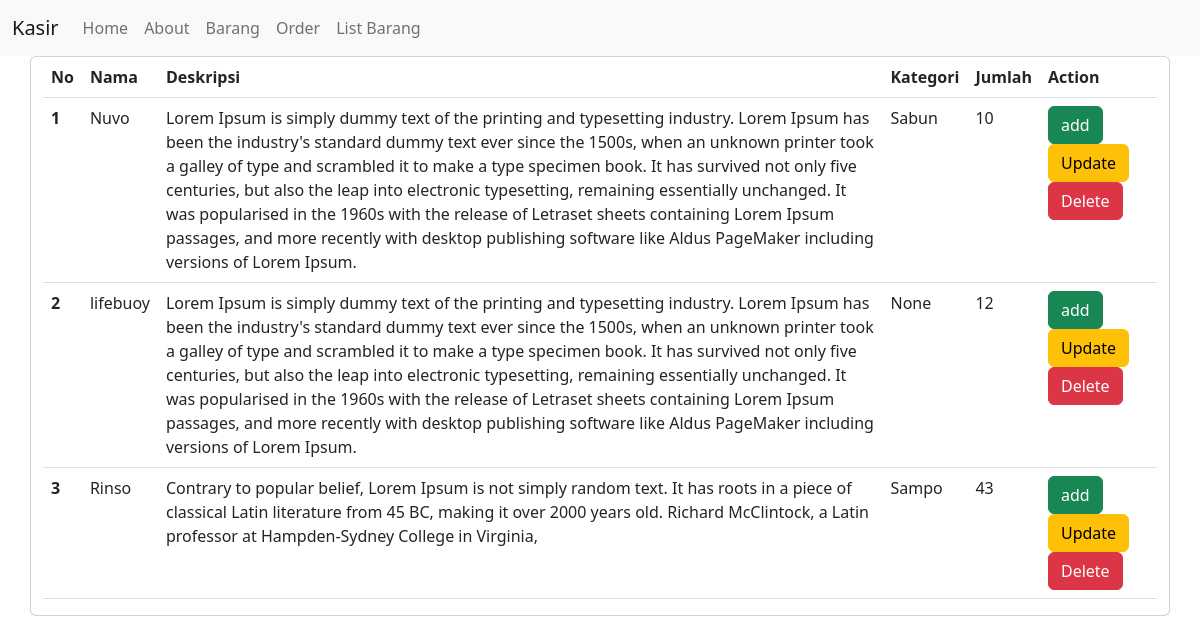
Screenshot of /barang/list with the database file from the repository.
### barang/models.py (models this page shows, shortened)
class Produk(models.Model):
    nama = models.CharField(max_length=100)
    deskripsi = models.TextField()
    jumlah = models.IntegerField()
    kategori = models.ForeignKey(Kategori, on_delete=models.CASCADE, blank = True, null = True)

class Kategori(models.Model):
    nama = models.CharField(max_length=100)
    def __str__(self):
        return self.nama

### barang/views.py (the view)
# urls.py: path('list', barang_list, name='barang_list'),
def barang_list(request):
    template_name = 'barang_list.html'
    produk_list = Produk.objects.all()
    contex = {
        'title': 'barang',
        'produk': produk_list,
    }
    return render(request, template_name, contex)

### templates/barang_list.html
{% extends 'base.html' %}
{% block content %}
    <div class="container">
        <div class="row">
            <div class="card">
                <div class="body">
                    <table class="table">
                        <thead>
                            <tr>
                            <th scope="col">No</th>
                            <th scope="col">Nama</th>
                            <th scope="col">Deskripsi</th>
                            <th scope="col">Kategori</th>
                            <th scope="col">Jumlah</th>
                            <th scope="col">Action</th>
                            </tr>
                        </thead>
                        <tbody>
                            {% for p in produk %}
                            <tr>
                            <th scope="row">{{ forloop.counter }}</th>
                            <td>{{ p.nama }}</td>
                            <td>{{ p.deskripsi }}</td>
                            <td>{{ p.kategori }}</td>
                            <td>{{ p.jumlah }}</td>
                            <td>
                                <a href="{% url 'barang_add' %}" class="btn btn-success">add</a>
                                <a href="{% url 'barang_update' p.id %}" class="btn btn-warning">Update</a>
                                <a onclick="alert('Konfirmasi Pengahapusan')" href="{% url 'barang_delete' p.id %}" class="btn btn-danger">Delete</a>
                            </td>
                            </tr>
                            {% endfor %}
                        </tbody>
                    </table>
                </div>
            </div>
        </div>
    </div>
{% endblock content %}

### templates/base.html (shortened to what this page needs)
<!doctype html>
<html lang="en">
  <head>
    <link href="https://cdn.jsdelivr.net/npm/bootstrap@5.2.2/dist/css/bootstrap.min.css" rel="stylesheet">
  </head>
  <body>
    <nav class="navbar navbar-expand-lg bg-light">
    <div class="container-fluid">
        <a class="navbar-brand" href="#">Kasir</a>
        <div class="collapse navbar-collapse" id="navbarSupportedContent">
        <ul class="navbar-nav me-auto mb-2 mb-lg-0">
            <li class="nav-item">
            <a class="nav-link" aria-current="page" href="{% url 'index' %}">Home</a>
            </li>
            <li class="nav-item">
            <a class="nav-link" href="{% url 'about' %}">About</a>
            </li>
            <li class="nav-item">
            <a class="nav-link" href="{% url 'barang' %}">Barang</a>
            </li>
            <li class="nav-item">
            <a class="nav-link" href="{% url 'order' %}">Order</a>
            </li>
            <li class="nav-item">
            <a class="nav-link" href="{% url 'barang_list' %}">List Barang</a>
            </li>
        </ul>
        </div>
    </div>
    </nav>
    {% block content %}
    {% endblock content %}
  </body>
</html>

### rows the page displays
Produk: nama "Nuvo", deskripsi "Lorem Ipsum is simply dummy text of the printing and typesetting industry. Lorem Ipsum has been the industry's standard dummy text ever since the 1500s, when an unknown printer took a galley of type and scrambled it to make a type specimen book. It has survived not only five centuries, but also the leap into electronic typesetting, remaining essentially unchanged. It was popularised in the 1960s with the release of Letraset sheets containing Lorem Ipsum passages, and more recently with desktop publishing software like Aldus PageMaker including versions of Lorem Ipsum.", kategori "Sabun", jumlah "10"
Produk: nama "lifebuoy", deskripsi "Lorem Ipsum is simply dummy text of the printing and typesetting industry. Lorem Ipsum has been the industry's standard dummy text ever since the 1500s, when an unknown printer took a galley of type and scrambled it to make a type specimen book. It has survived not only five centuries, but also the leap into electronic typesetting, remaining essentially unchanged. It was popularised in the 1960s with the release of Letraset sheets containing Lorem Ipsum passages, and more recently with desktop publishing software like Aldus PageMaker including versions of Lorem Ipsum.", kategori "None", jumlah "12"
Produk: nama "Rinso", deskripsi "Contrary to popular belief, Lorem Ipsum is not simply random text. It has roots in a piece of classical Latin literature from 45 BC, making it over 2000 years old. Richard McClintock, a Latin professor at Hampden-Sydney College in Virginia,", kategori "Sampo", jumlah "43"
